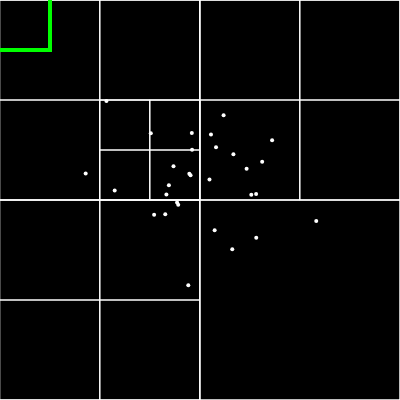
Frame 1 (no input)
Frame 60 (no input): identical to frame 1, image omitted
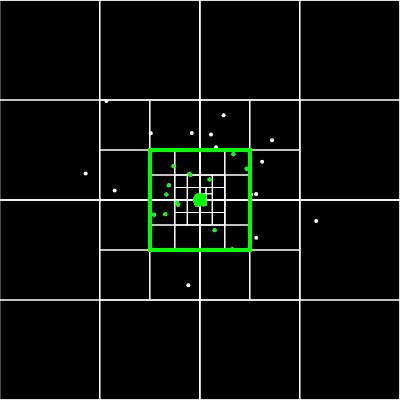
Frame 120 (the mouse pressed at the canvas centre since frame 60)

The p5.js sketch that drew these frames (run headless with seeded random() and noise() and a simulated clock; from frame 60 on, the mouse is pressed at the canvas centre):

// p5.js sketch
// ── sketch.js
let qtree;

function setup() {
  createCanvas(400, 400);
  background(255);
  let boundary = new Rectangle(200, 200, 200, 200);
  qtree = new QuadTree(boundary, 4);

  console.log(qtree);
  
  for (let i = 0; i < 30; i++) {
    let x = randomGaussian(width / 2, width / 8);
    let y = randomGaussian(height / 2, height / 8);
    let p = new Point(x, y);
    qtree.insert(p);
  }

//   background(0);
//   qtree.show();
}

function draw(){
    background(0);
    qtree.show();

    stroke(0,255,0);
    rectMode(CENTER);
    let range = new Rectangle(mouseX,mouseY,50,50)
    rect(range.x,range.y,range.w*2,range.h*2);
    let points=[];
    qtree.query(range,points);

    for(let p of points){
        strokeWeight(4);
        point(p.x,p.y);
    }

    if (mouseIsPressed){
        for(let i=0; i<1;i++){
            let m=new Point(mouseX+random(-5,5), mouseY+random(-5,5));
            qtree.insert(m);
        }
    }
    // background(0);
    // qtree.show();
}

// function draw() {
//   background(0);
//   qtree.show();

//   stroke(0, 255, 0);
//   rectMode(CENTER);
//   let range = new Rectangle(mouseX, mouseY, 25, 25);

//   // This check has been introduced due to a bug discussed in https://github.com/CodingTrain/website/pull/556
//   if (mouseX < width && mouseY < height) {
//     rect(range.x, range.y, range.w * 2, range.h * 2);
//     let points = qtree.query(range);
//     for (let p of points) {
//       strokeWeight(4);
//       point(p.x, p.y);
//     }
//   }
//}

// ── quadtree.js
class Point{
	constructor(x,y,userData){
		this.x=x;
		this.y=y;
		this.userData=userData;
	}
}

class Rectangle{
	constructor(x,y,w,h){
		this.x=x;
		this.y=y;
		this.w=w;
		this.h=h;
	}

	contains (point){
		return(
			point.x >= this.x - this.w &&
			point.x < this.x +this.w &&
			point.y >= this.y - this.h &&
			point.y < this.y + this.h
		);
	}


	intersects (range){
		return !(
			range.x - range.w > this.x + this.w ||
			range.x + range.w < this.x - this.w ||
			range.y - range.h > this.y + this.h ||
			range.y + range.h < this.y - this.h
		  );		
	}
}

class QuadTree {
    constructor(boundary, n) {
      this.boundary = boundary;
      this.capacity = n;
      this.points = [];
      this.divided = false;
    }
  
    subdivide() {
      let x = this.boundary.x;
      let y = this.boundary.y;
      let w = this.boundary.w;
      let h = this.boundary.h;

      let ne = new Rectangle(x + w / 2, y - h / 2, w / 2, h / 2);
      this.northeast = new QuadTree(ne, this.capacity);
      let nw = new Rectangle(x - w / 2, y - h / 2, w / 2, h / 2);
      this.northwest = new QuadTree(nw, this.capacity);
      let se = new Rectangle(x + w / 2, y + h / 2, w / 2, h / 2);
      this.southeast = new QuadTree(se, this.capacity);
      let sw = new Rectangle(x - w / 2, y + h / 2, w / 2, h / 2);
      this.southwest = new QuadTree(sw, this.capacity);
      
	  this.divided = true;
    }
  
    insert(point) {
      if (!this.boundary.contains(point)) {
        return false;
      }
  
      if (this.points.length < this.capacity) {
        this.points.push(point);
        return true;
      } else {
        if (!this.divided) {
          this.subdivide();
        }
        if (this.northeast.insert(point)) {
          return true;
        } else if (this.northwest.insert(point)) {
          return true;
        } else if (this.southeast.insert(point)) {
          return true;
        } else if (this.southwest.insert(point)) {
          return true;
        }
      }
    }
  
    query(range, found) {
      if (!found) {
        found = [];
      }
      if (!this.boundary.intersects(range)) {
        return;
      } else {
        for (let p of this.points) {
          if (range.contains(p)) {
            found.push(p);
          }
        }
        if (this.divided) {
          this.northwest.query(range, found);
          this.northeast.query(range, found);
          this.southwest.query(range, found);
          this.southeast.query(range, found);
        }
      }
      return found;
    }
  
    show() {
      stroke(255);
      noFill();
      strokeWeight(1);
      rectMode(CENTER);
      rect(
        this.boundary.x,
        this.boundary.y,
        this.boundary.w * 2,
        this.boundary.h * 2
      );
    //   for (let p of this.points) {
    //     strokeWeight(2);
    //     point(p.x, p.y);
    //   }
  
      if (this.divided) {
        this.northeast.show();
        this.northwest.show();
        this.southeast.show();
        this.southwest.show();
      }
	  
	  for (let p of this.points) {
        strokeWeight(4);
        point(p.x, p.y);
      }
    }
  }

// ── style.css
html{
    margin: 0;
    padding: 0;
    font-family: 'Oxygen', sans-serif;
    font-weight: 600;
    overflow-x: hidden;
}

body{
    min-height: 100vh;
    display: grid;
    grid-template-columns: 1fr 3fr;
    margin: 0;
    padding: 0;
}

canvas{
    margin: 0;
    padding: 0;
}

button{
    outline: none;
    border-radius: 0.7em;
    border: 2px solid transparent;
    background-color: transparent;
    cursor: pointer;
    padding: 0.5em 0.4em;
    font-weight: 600;
}

button:hover{
    transition: all 300ms ease;
}

.message{
    display: grid;
    padding: 0.2em;
    margin: 0.2em;
    margin-top: 0.6em;
    font-weight: 600;
    font-size: 1.5rem;
    border: #0b515c 3px solid;
    background-color: #118b40;
    color: white;
    border-radius: 5px;
    height: 10%;
    letter-spacing: 0.5px;
    align-items: center;
    text-align: center;
    visibility: hidden;
}

.tools-wrapper{
    width: min-content;
    margin: 0;
    padding: 0;
}

.items{
    display: grid;
    justify-content: center;
    grid-template-rows: repeat(5,min-content);
    border: 2px solid rgb(167, 167, 167);
    border-radius: 1.5%;
    text-align: center;
    margin: 1.1rem 0.6rem 0 0.6rem;
    padding: 0.3em 0.3em;
}

.size{
    grid-row: 3 / span 1;
    display: flex;    
    justify-content: center;
    align-items: center;
    margin: 0.6em 0;
}

#szHead{
    font-size: 1.4rem;
    padding: 0.3em;
    width: 100%;
    border-radius: 5px; 
    text-align: center;
}

.size > button{
    color: #fff;
    background-color: #0069d9;
    border: #004a99 2px solid;
    padding: 0.3em 1em;
    margin: 0 0.5em;
    font-weight: 1000;
    font-size: 1.4rem;
}

.size > button:hover{
    background-color: #fff;
    color: #004a99;
}

.tools1{
    margin: 0;
    padding: 0;
    grid-row: 4/-1;
}

#tools{
    grid-row: 1/span 2;
    display: grid;
    grid-template-rows: repeat(4, 1fr);
    grid-template-columns: repeat(2, 1fr);
    align-items: center;
    padding: 0 0.2em;   
    justify-content: center;
}

#toolsHeading{
    grid-area: 1/1 / span 1/-1;
    border-bottom: #000 4px solid;
    border-radius: 3px;
    font-size: 2.8em;
    color: #fff942;
    letter-spacing: 0.6px;
    margin: 0.3rem 0;
}

.itemsInput{
    width: 7rem;
    height: 2.5rem;
    margin: 0 3% 0 3%;
    border-radius: 5px;
    text-align: center;
    font-size: 1.1em;
    font-weight: 500;
}

.itemsBtn{
    font-size: 1.2em;
    font-weight: 600;
}

#insertNode{
    border:2px solid #398a39;
    background-color: #5cb85c;
}

#insertNode:hover{
    background-color: rgb(25, 26, 25);
    color: #45cc45;
    box-shadow: 1px 1px 8px #6cd46c;
}

#findNode{
    border:2px solid #c5862f;
    background-color: #f0ad4e;
}
#findNode:hover{
    background-color: rgb(25, 26, 25);
    color: #e99d34;
    box-shadow: 1px 1px 8px #ebb76f;
}

#deleteNode{
    border:2px solid #b63732;
    background-color: #d9534f;
}

#deleteNode:hover{
    background-color: rgb(25, 26, 25);
    color: #e64c47;
    box-shadow: 1px 1px 8px #ff5650;
} 

#travsHeading{
    font-size: 2.8em;
    letter-spacing: 1px;
    margin: 0.1em;
    padding: 0.1em 0;
    color: #fff942;
    letter-spacing: 0.4px;
    border-bottom: 5px solid #000;
    border-radius: 2%;
}

.travs{
    display: flex;
    justify-content: space-between;
    border-radius: 4px;
    background-image: linear-gradient(to right bottom ,#f953cc,#d12b87);
    border: 2px solid #921259;
    margin: 1em 0.1em;
    cursor: pointer;
}

.travs > button{
    padding: 0.5em 0.3em;
    margin: 0;
    border-radius: 3px;
    font-size: 1em;
}

.travs > button:hover{
    padding: 0.2em;
    background-color: #000;
    color: #d12b87;
    font-size: 1.1em;
}

#img{
    position: absolute;
    text-align: center;
    margin: 220px 0 0 480px;
}

#welcome{
    position: absolute;
    font-size: 80px;
    color: white;
    font-size: 50px;
    margin: 150px 0 0 220px;
    letter-spacing: 4px;
    background:#F27121;
    background-size: 80%;

    -webkit-background-clip: text;
    -webkit-text-fill-color: rgba(87, 80, 80, 0);
}

@keyframes animate {
  0% {
    background-position: -500%;
  }
  100% {
    background-position: 500%;
  }
}
